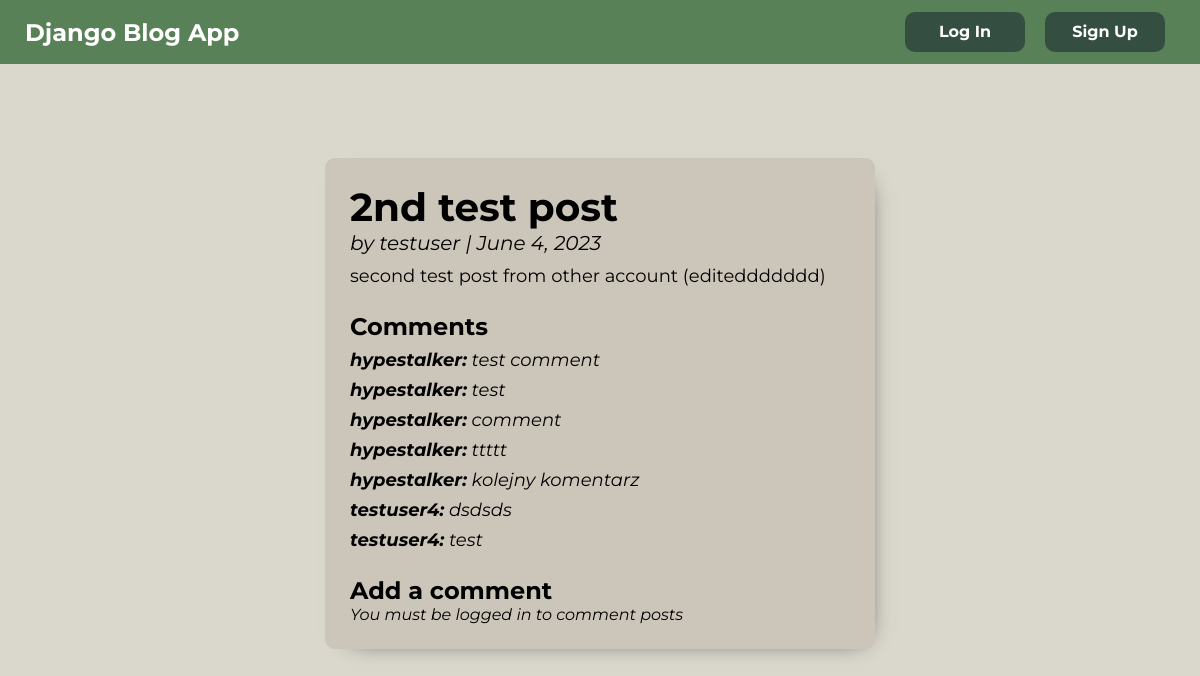
The app's page /2/, older data.
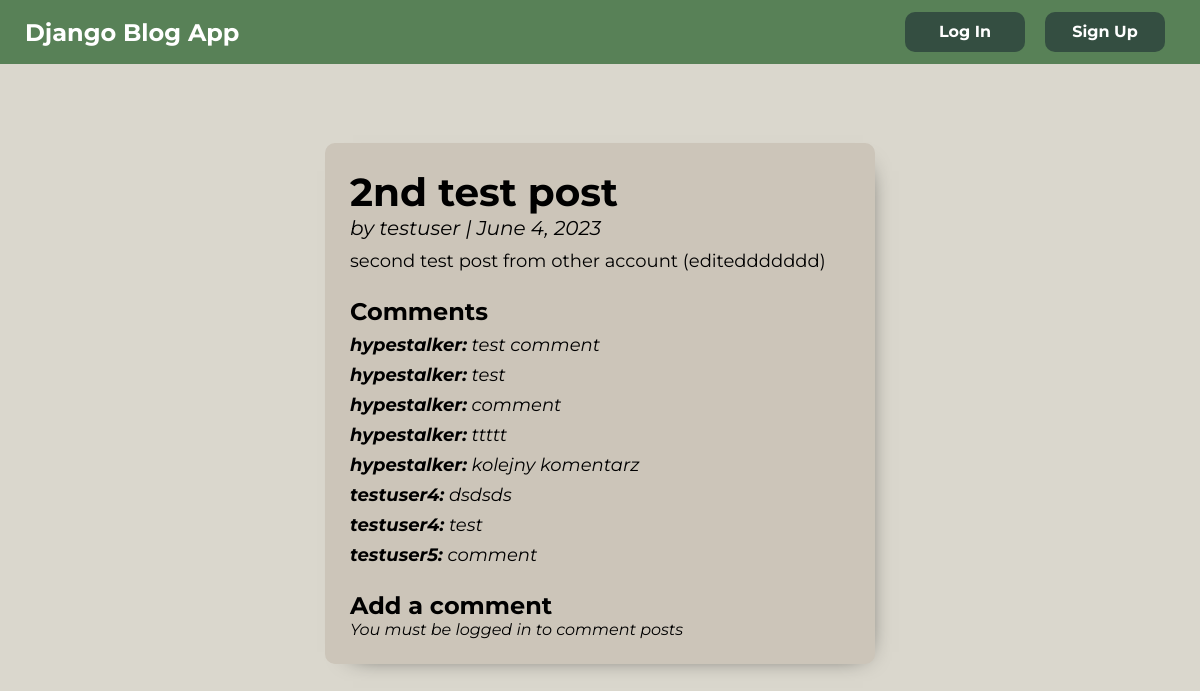
The same page, newer data.
### posts/models.py (models this page shows, shortened)
class Comment(models.Model):
    post = models.ForeignKey(Post, on_delete=models.CASCADE)
    comment = models.CharField(max_length=100)
    author = models.ForeignKey(settings.AUTH_USER_MODEL, on_delete=models.CASCADE)
    def __str__(self):
        return self.comment

### accounts/models.py (models this page shows)
class CustomUser(AbstractUser):
    age = models.PositiveIntegerField(null=True, blank=True)

### posts/views.py (the view, shortened to what this page needs)
# urls.py: path("<int:pk>/", PostDetailView.as_view(), name="post_detail"),
class PostDetailView(View):
    def get(self, request, *args, **kwargs):
        view = CommentGet.as_view()
        return view(request, *args, **kwargs)

### posts/views.py (called while the page is built)
    def get_context_data(self, **kwargs):
        context = super().get_context_data(**kwargs)
        context["form"] = CommentForm()
        return context

### templates/posts/post_detail.html (shortened to what this page needs)
{% extends 'base.html' %}
{% block content %}
<div class="blog-post-card-detail">
    <div class="blog-title">
        <h2>{{ post.title }}</h2>
    </div>
    <div class="blog-author">
        <span>by {{ post.author }} | {{ post.created_at }}</span>
    </div>
    <div class="blog-text">
        <p>{{ post.body }}</p>
    </div>
    <div class="blog-comments">
        <h2 style="font-size:24px">Comments</h2>
        {% for comment in post.comment_set.all  %}
        <p class="user-comment"> <span class="user">{{ comment.author }}:</span> {{ comment }}</p>
        {% endfor %}
    </div>
    <div class="blog-comments-form">
    <h2>Add a comment</h2>
        {% if user.is_authenticated %}
        <form action="" method="post">
            {% csrf_token %}
            {{ form.as_p }}
            <button type="submit" class="form-btn">Post comment</button>
         </form>
        {% else %}
        <p><em>You must be logged in to comment posts</em></p>
        {% endif %}
    </div>
</div>
{% endblock content %}

Row changes from the older to the newer data that the page shows:
added Comment: author "testuser5", comment "comment"
